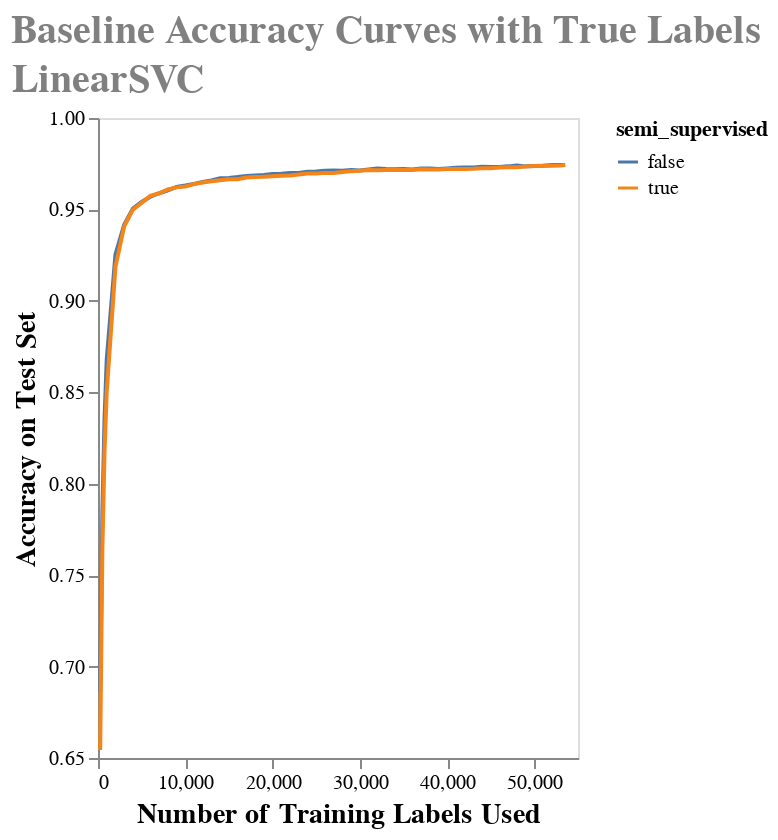

Write notebook code for a chart like this one.
### Markdown cell above
### Visualising Results Curve - Accuracy vs Number of Training Samples

### Code cell
chrts = []

semi_supervised_options_list = [False, True]

#for ssol in semi_supervised_options_list:
chrts.append(chart_results_curve(df_results.loc[(df_results['vectorizer_num_features'].isna())], model_type))
row1 = chrts[0]# + chrts[1]

super_chrt = alt.vconcat(row1).properties(
    title='Baseline Accuracy Curves with True Labels'
).configure_title(
    fontSize=20,
    anchor='start',
    color='gray'
)
super_chrt.save('super_chrt_semi_supervised.html')
super_chrt

### Figure 1 — Vega-Lite specification as saved in the notebook (floating-point values rounded to 4 significant figures)
{"usermeta": {"embedOptions": {"theme": "fivethirtyeight"}}, "config": {"view": {"continuousWidth": 400, "continuousHeight": 300}, "title": {"anchor": "start", "color": "gray", "fontSize": 20}}, "vconcat": [{"mark": "line", "encoding": {"color": {"condition": {"type": "nominal", "field": "semi_supervised", "selection": "selector001"}, "value": "lightgray"}, "tooltip": [{"type": "quantitative", "field": "samples", "format": ",.0f"}, {"type": "nominal", "field": "semi_supervised"}, {"type": "quantitative", "field": "test_accuracy", "format": ",.4f"}, {"type": "nominal", "field": "vectorizer_num_features"}, {"type": "quantitative", "field": "run_time", "format": ",.4f"}], "x": {"type": "quantitative", "axis": {"grid": false, "title": "Number of Training Labels Used", "titleFontSize": 14}, "field": "samples"}, "y": {"type": "quantitative", "axis": {"grid": false, "title": "Accuracy on Test Set", "titleFontSize": 14}, "field": "test_accuracy", "scale": {"domain": [0.65, 1.0]}}}, "height": 320, "selection": {"selector001": {"type": "multi", "fields": ["semi_supervised"]}}, "title": "LinearSVC", "width": 240}], "data": {"name": "data-be4229e878ad1cf97895ac7f69c10ecd"}, "title": "Baseline Accuracy Curves with True Labels", "$schema": "https://vega.github.io/schema/vega-lite/v4.8.1.json", "datasets": {"data-be4229e878ad1cf97895ac7f69c10ecd": [{"model_type": "LinearSVC", "vectorizer_num_features": null, "semi_supervised": false, "samples": 250, "dummy_train_accuracy": 0.3745, "dummy_test_accuracy": 0.3772, "train_accuracy": 1.0, "test_accuracy": 0.6859, "run_time": 0.023}, {"model_type": "LinearSVC", "vectorizer_num_features": null, "semi_supervised": true, "samples": 250, "dummy_train_accuracy": 0.4038, "dummy_test_accuracy": 0.4011, "train_accuracy": 0.6364, "test_accuracy": 0.6544, "run_time": 9.434}, {"model_type": "LinearSVC", "vectorizer_num_features": null, "semi_supervised": false, "samples": 500, "dummy_train_accuracy": 0.3992, "dummy_test_accuracy": 0.3896, "train_accuracy": 1.0, "test_accuracy": 0.7837, "run_time": 0.027}, {"model_type": "LinearSVC", "vectorizer_num_features": null, "semi_supervised": true, "samples": 500, "dummy_train_accuracy": 0.4038, "dummy_test_accuracy": 0.4011, "train_accuracy": 0.7173, "test_accuracy": 0.7643, "run_time": 8.925}, {"model_type": "LinearSVC", "vectorizer_num_features": null, "semi_supervised": false, "samples": 750, "dummy_train_accuracy": 0.3981, "dummy_test_accuracy": 0.3924, "train_accuracy": 1.0, "test_accuracy": 0.8356, "run_time": 0.033}, {"model_type": "LinearSVC", "vectorizer_num_features": null, "semi_supervised": true, "samples": 750, "dummy_train_accuracy": 0.4038, "dummy_test_accuracy": 0.4011, "train_accuracy": 0.774, "test_accuracy": 0.8177, "run_time": 9.073}, {"model_type": "LinearSVC", "vectorizer_num_features": null, "semi_supervised": false, "samples": 1000, "dummy_train_accuracy": 0.3946, "dummy_test_accuracy": 0.394, "train_accuracy": 1.0, "test_accuracy": 0.8679, "run_time": 0.03698}, {"model_type": "LinearSVC", "vectorizer_num_features": null, "semi_supervised": true, "samples": 1000, "dummy_train_accuracy": 0.4038, "dummy_test_accuracy": 0.4011, "train_accuracy": 0.8149, "test_accuracy": 0.8502, "run_time": 9.045}, {"model_type": "LinearSVC", "vectorizer_num_features": null, "semi_supervised": false, "samples": 2000, "dummy_train_accuracy": 0.3928, "dummy_test_accuracy": 0.3895, "train_accuracy": 1.0, "test_accuracy": 0.9253, "run_time": 0.043}, {"model_type": "LinearSVC", "vectorizer_num_features": null, "semi_supervised": true, "samples": 2000, "dummy_train_accuracy": 0.4038, "dummy_test_accuracy": 0.4011, "train_accuracy": 0.8897, "test_accuracy": 0.9186, "run_time": 9.288}, {"model_type": "LinearSVC", "vectorizer_num_features": null, "semi_supervised": false, "samples": 3000, "dummy_train_accuracy": 0.3949, "dummy_test_accuracy": 0.3917, "train_accuracy": 1.0, "test_accuracy": 0.9416, "run_time": 0.061}, {"model_type": "LinearSVC", "vectorizer_num_features": null, "semi_supervised": true, "samples": 3000, "dummy_train_accuracy": 0.4038, "dummy_test_accuracy": 0.4011, "train_accuracy": 0.9179, "test_accuracy": 0.9408, "run_time": 10.25}, {"model_type": "LinearSVC", "vectorizer_num_features": null, "semi_supervised": false, "samples": 4000, "dummy_train_accuracy": 0.3927, "dummy_test_accuracy": 0.3938, "train_accuracy": 1.0, "test_accuracy": 0.9505, "run_time": 0.09698}, {"model_type": "LinearSVC", "vectorizer_num_features": null, "semi_supervised": true, "samples": 4000, "dummy_train_accuracy": 0.4038, "dummy_test_accuracy": 0.4011, "train_accuracy": 0.9339, "test_accuracy": 0.9499, "run_time": 9.726}, {"model_type": "LinearSVC", "vectorizer_num_features": null, "semi_supervised": false, "samples": 5000, "dummy_train_accuracy": 0.3997, "dummy_test_accuracy": 0.3981, "train_accuracy": 1.0, "test_accuracy": 0.9541, "run_time": 0.101}, {"model_type": "LinearSVC", "vectorizer_num_features": null, "semi_supervised": true, "samples": 5000, "dummy_train_accuracy": 0.4038, "dummy_test_accuracy": 0.4011, "train_accuracy": 0.9427, "test_accuracy": 0.9536, "run_time": 9.191}, {"model_type": "LinearSVC", "vectorizer_num_features": null, "semi_supervised": false, "samples": 6000, "dummy_train_accuracy": 0.3959, "dummy_test_accuracy": 0.3971, "train_accuracy": 0.9998, "test_accuracy": 0.9569, "run_time": 0.133}, {"model_type": "LinearSVC", "vectorizer_num_features": null, "semi_supervised": true, "samples": 6000, "dummy_train_accuracy": 0.4038, "dummy_test_accuracy": 0.4011, "train_accuracy": 0.95, "test_accuracy": 0.9575, "run_time": 9.514}, {"model_type": "LinearSVC", "vectorizer_num_features": null, "semi_supervised": false, "samples": 7000, "dummy_train_accuracy": 0.3919, "dummy_test_accuracy": 0.3982, "train_accuracy": 0.9999, "test_accuracy": 0.9588, "run_time": 0.143}, {"model_type": "LinearSVC", "vectorizer_num_features": null, "semi_supervised": true, "samples": 7000, "dummy_train_accuracy": 0.4038, "dummy_test_accuracy": 0.4011, "train_accuracy": 0.9545, "test_accuracy": 0.9588, "run_time": 9.273}, {"model_type": "LinearSVC", "vectorizer_num_features": null, "semi_supervised": false, "samples": 8000, "dummy_train_accuracy": 0.3971, "dummy_test_accuracy": 0.3978, "train_accuracy": 0.9999, "test_accuracy": 0.9605, "run_time": 0.214}, {"model_type": "LinearSVC", "vectorizer_num_features": null, "semi_supervised": true, "samples": 8000, "dummy_train_accuracy": 0.4038, "dummy_test_accuracy": 0.4011, "train_accuracy": 0.9594, "test_accuracy": 0.9609, "run_time": 9.376}, {"model_type": "LinearSVC", "vectorizer_num_features": null, "semi_supervised": false, "samples": 9000, "dummy_train_accuracy": 0.401, "dummy_test_accuracy": 0.3978, "train_accuracy": 0.9999, "test_accuracy": 0.9623, "run_time": 0.272}, {"model_type": "LinearSVC", "vectorizer_num_features": null, "semi_supervised": true, "samples": 9000, "dummy_train_accuracy": 0.4038, "dummy_test_accuracy": 0.4011, "train_accuracy": 0.9626, "test_accuracy": 0.9621, "run_time": 10.76}, {"model_type": "LinearSVC", "vectorizer_num_features": null, "semi_supervised": false, "samples": 10000, "dummy_train_accuracy": 0.4043, "dummy_test_accuracy": 0.3984, "train_accuracy": 0.9999, "test_accuracy": 0.9631, "run_time": 0.297}, {"model_type": "LinearSVC", "vectorizer_num_features": null, "semi_supervised": true, "samples": 10000, "dummy_train_accuracy": 0.4038, "dummy_test_accuracy": 0.4011, "train_accuracy": 0.9652, "test_accuracy": 0.9625, "run_time": 10.11}, {"model_type": "LinearSVC", "vectorizer_num_features": null, "semi_supervised": false, "samples": 11000, "dummy_train_accuracy": 0.4043, "dummy_test_accuracy": 0.3993, "train_accuracy": 0.9999, "test_accuracy": 0.964, "run_time": 0.29}, {"model_type": "LinearSVC", "vectorizer_num_features": null, "semi_supervised": true, "samples": 11000, "dummy_train_accuracy": 0.4038, "dummy_test_accuracy": 0.4011, "train_accuracy": 0.9669, "test_accuracy": 0.9639, "run_time": 10.04}, {"model_type": "LinearSVC", "vectorizer_num_features": null, "semi_supervised": false, "samples": 12000, "dummy_train_accuracy": 0.4039, "dummy_test_accuracy": 0.3997, "train_accuracy": 0.9998, "test_accuracy": 0.965, "run_time": 0.296}, {"model_type": "LinearSVC", "vectorizer_num_features": null, "semi_supervised": true, "samples": 12000, "dummy_train_accuracy": 0.4038, "dummy_test_accuracy": 0.4011, "train_accuracy": 0.9684, "test_accuracy": 0.9647, "run_time": 12.34}, {"model_type": "LinearSVC", "vectorizer_num_features": null, "semi_supervised": false, "samples": 13000, "dummy_train_accuracy": 0.389, "dummy_test_accuracy": 0.3989, "train_accuracy": 0.9998, "test_accuracy": 0.9659, "run_time": 0.6534}, {"model_type": "LinearSVC", "vectorizer_num_features": null, "semi_supervised": true, "samples": 13000, "dummy_train_accuracy": 0.4038, "dummy_test_accuracy": 0.4011, "train_accuracy": 0.9703, "test_accuracy": 0.9654, "run_time": 11.42}, {"model_type": "LinearSVC", "vectorizer_num_features": null, "semi_supervised": false, "samples": 14000, "dummy_train_accuracy": 0.4042, "dummy_test_accuracy": 0.3987, "train_accuracy": 0.9999, "test_accuracy": 0.967, "run_time": 0.3509}, {"model_type": "LinearSVC", "vectorizer_num_features": null, "semi_supervised": true, "samples": 14000, "dummy_train_accuracy": 0.4038, "dummy_test_accuracy": 0.4011, "train_accuracy": 0.9721, "test_accuracy": 0.966, "run_time": 10.63}, {"model_type": "LinearSVC", "vectorizer_num_features": null, "semi_supervised": false, "samples": 15000, "dummy_train_accuracy": 0.4025, "dummy_test_accuracy": 0.3985, "train_accuracy": 0.9999, "test_accuracy": 0.9672, "run_time": 0.459}, {"model_type": "LinearSVC", "vectorizer_num_features": null, "semi_supervised": true, "samples": 15000, "dummy_train_accuracy": 0.4038, "dummy_test_accuracy": 0.4011, "train_accuracy": 0.9731, "test_accuracy": 0.9665, "run_time": 12.25}, {"model_type": "LinearSVC", "vectorizer_num_features": null, "semi_supervised": false, "samples": 16000, "dummy_train_accuracy": 0.4015, "dummy_test_accuracy": 0.3995, "train_accuracy": 0.9999, "test_accuracy": 0.9677, "run_time": 0.491}, {"model_type": "LinearSVC", "vectorizer_num_features": null, "semi_supervised": true, "samples": 16000, "dummy_train_accuracy": 0.4038, "dummy_test_accuracy": 0.4011, "train_accuracy": 0.9737, "test_accuracy": 0.9666, "run_time": 11.13}, {"model_type": "LinearSVC", "vectorizer_num_features": null, "semi_supervised": false, "samples": 17000, "dummy_train_accuracy": 0.4002, "dummy_test_accuracy": 0.3997, "train_accuracy": 0.9999, "test_accuracy": 0.9683, "run_time": 0.4326}, {"model_type": "LinearSVC", "vectorizer_num_features": null, "semi_supervised": true, "samples": 17000, "dummy_train_accuracy": 0.4038, "dummy_test_accuracy": 0.4011, "train_accuracy": 0.9751, "test_accuracy": 0.9675, "run_time": 12.18}, {"model_type": "LinearSVC", "vectorizer_num_features": null, "semi_supervised": false, "samples": 18000, "dummy_train_accuracy": 0.3976, "dummy_test_accuracy": 0.3998, "train_accuracy": 0.9999, "test_accuracy": 0.9686, "run_time": 0.469}, {"model_type": "LinearSVC", "vectorizer_num_features": null, "semi_supervised": true, "samples": 18000, "dummy_train_accuracy": 0.4038, "dummy_test_accuracy": 0.4011, "train_accuracy": 0.9761, "test_accuracy": 0.9677, "run_time": 10.25}, {"model_type": "LinearSVC", "vectorizer_num_features": null, "semi_supervised": false, "samples": 19000, "dummy_train_accuracy": 0.3988, "dummy_test_accuracy": 0.3998, "train_accuracy": 0.9999, "test_accuracy": 0.9689, "run_time": 0.606}, {"model_type": "LinearSVC", "vectorizer_num_features": null, "semi_supervised": true, "samples": 19000, "dummy_train_accuracy": 0.4038, "dummy_test_accuracy": 0.4011, "train_accuracy": 0.9769, "test_accuracy": 0.9678, "run_time": 10.16}, {"model_type": "LinearSVC", "vectorizer_num_features": null, "semi_supervised": false, "samples": 20000, "dummy_train_accuracy": 0.4005, "dummy_test_accuracy": 0.4003, "train_accuracy": 0.9999, "test_accuracy": 0.9694, "run_time": 0.563}, {"model_type": "LinearSVC", "vectorizer_num_features": null, "semi_supervised": true, "samples": 20000, "dummy_train_accuracy": 0.4038, "dummy_test_accuracy": 0.4011, "train_accuracy": 0.9777, "test_accuracy": 0.9682, "run_time": 10.21}, {"model_type": "LinearSVC", "vectorizer_num_features": null, "semi_supervised": false, "samples": 21000, "dummy_train_accuracy": 0.3985, "dummy_test_accuracy": 0.4007, "train_accuracy": 0.9999, "test_accuracy": 0.9695, "run_time": 0.555}, {"model_type": "LinearSVC", "vectorizer_num_features": null, "semi_supervised": true, "samples": 21000, "dummy_train_accuracy": 0.4038, "dummy_test_accuracy": 0.4011, "train_accuracy": 0.9785, "test_accuracy": 0.9684, "run_time": 9.896}, {"model_type": "LinearSVC", "vectorizer_num_features": null, "semi_supervised": false, "samples": 22000, "dummy_train_accuracy": 0.4034, "dummy_test_accuracy": 0.4011, "train_accuracy": 0.9999, "test_accuracy": 0.9699, "run_time": 0.772}, {"model_type": "LinearSVC", "vectorizer_num_features": null, "semi_supervised": true, "samples": 22000, "dummy_train_accuracy": 0.4038, "dummy_test_accuracy": 0.4011, "train_accuracy": 0.9791, "test_accuracy": 0.9686, "run_time": 10.1}, {"model_type": "LinearSVC", "vectorizer_num_features": null, "semi_supervised": false, "samples": 23000, "dummy_train_accuracy": 0.4038, "dummy_test_accuracy": 0.4012, "train_accuracy": 0.9999, "test_accuracy": 0.97, "run_time": 0.62}, {"model_type": "LinearSVC", "vectorizer_num_features": null, "semi_supervised": true, "samples": 23000, "dummy_train_accuracy": 0.4038, "dummy_test_accuracy": 0.4011, "train_accuracy": 0.9804, "test_accuracy": 0.9691, "run_time": 9.939}, {"model_type": "LinearSVC", "vectorizer_num_features": null, "semi_supervised": false, "samples": 24000, "dummy_train_accuracy": 0.4054, "dummy_test_accuracy": 0.4011, "train_accuracy": 0.9998, "test_accuracy": 0.9706, "run_time": 0.635}, {"model_type": "LinearSVC", "vectorizer_num_features": null, "semi_supervised": true, "samples": 24000, "dummy_train_accuracy": 0.4038, "dummy_test_accuracy": 0.4011, "train_accuracy": 0.9813, "test_accuracy": 0.9696, "run_time": 9.919}, {"model_type": "LinearSVC", "vectorizer_num_features": null, "semi_supervised": false, "samples": 25000, "dummy_train_accuracy": 0.4055, "dummy_test_accuracy": 0.401, "train_accuracy": 0.9998, "test_accuracy": 0.9708, "run_time": 0.648}, {"model_type": "LinearSVC", "vectorizer_num_features": null, "semi_supervised": true, "samples": 25000, "dummy_train_accuracy": 0.4038, "dummy_test_accuracy": 0.4011, "train_accuracy": 0.9822, "test_accuracy": 0.9696, "run_time": 9.868}, {"model_type": "LinearSVC", "vectorizer_num_features": null, "semi_supervised": false, "samples": 26000, "dummy_train_accuracy": 0.4025, "dummy_test_accuracy": 0.4009, "train_accuracy": 0.9998, "test_accuracy": 0.9711, "run_time": 0.67}, {"model_type": "LinearSVC", "vectorizer_num_features": null, "semi_supervised": true, "samples": 26000, "dummy_train_accuracy": 0.4038, "dummy_test_accuracy": 0.4011, "train_accuracy": 0.983, "test_accuracy": 0.97, "run_time": 10.79}, {"model_type": "LinearSVC", "vectorizer_num_features": null, "semi_supervised": false, "samples": 27000, "dummy_train_accuracy": 0.4027, "dummy_test_accuracy": 0.4009, "train_accuracy": 0.9999, "test_accuracy": 0.9713, "run_time": 0.698}, {"model_type": "LinearSVC", "vectorizer_num_features": null, "semi_supervised": true, "samples": 27000, "dummy_train_accuracy": 0.4038, "dummy_test_accuracy": 0.4011, "train_accuracy": 0.9837, "test_accuracy": 0.97, "run_time": 9.837}, {"model_type": "LinearSVC", "vectorizer_num_features": null, "semi_supervised": false, "samples": 28000, "dummy_train_accuracy": 0.4028, "dummy_test_accuracy": 0.401, "train_accuracy": 0.9999, "test_accuracy": 0.9711, "run_time": 0.7283}, {"model_type": "LinearSVC", "vectorizer_num_features": null, "semi_supervised": true, "samples": 28000, "dummy_train_accuracy": 0.4038, "dummy_test_accuracy": 0.4011, "train_accuracy": 0.9845, "test_accuracy": 0.9704, "run_time": 9.926}, {"model_type": "LinearSVC", "vectorizer_num_features": null, "semi_supervised": false, "samples": 29000, "dummy_train_accuracy": 0.4058, "dummy_test_accuracy": 0.4015, "train_accuracy": 0.9999, "test_accuracy": 0.9715, "run_time": 0.766}, {"model_type": "LinearSVC", "vectorizer_num_features": null, "semi_supervised": true, "samples": 29000, "dummy_train_accuracy": 0.4038, "dummy_test_accuracy": 0.4011, "train_accuracy": 0.9853, "test_accuracy": 0.9708, "run_time": 9.945}, {"model_type": "LinearSVC", "vectorizer_num_features": null, "semi_supervised": false, "samples": 30000, "dummy_train_accuracy": 0.4033, "dummy_test_accuracy": 0.4013, "train_accuracy": 0.9999, "test_accuracy": 0.9712, "run_time": 0.779}, {"model_type": "LinearSVC", "vectorizer_num_features": null, "semi_supervised": true, "samples": 30000, "dummy_train_accuracy": 0.4038, "dummy_test_accuracy": 0.4011, "train_accuracy": 0.9862, "test_accuracy": 0.9711, "run_time": 10.9}, {"model_type": "LinearSVC", "vectorizer_num_features": null, "semi_supervised": false, "samples": 31000, "dummy_train_accuracy": 0.4031, "dummy_test_accuracy": 0.4011, "train_accuracy": 0.9999, "test_accuracy": 0.9719, "run_time": 0.802}, {"model_type": "LinearSVC", "vectorizer_num_features": null, "semi_supervised": true, "samples": 31000, "dummy_train_accuracy": 0.4038, "dummy_test_accuracy": 0.4011, "train_accuracy": 0.9871, "test_accuracy": 0.9715, "run_time": 10.04}, {"model_type": "LinearSVC", "vectorizer_num_features": null, "semi_supervised": false, "samples": 32000, "dummy_train_accuracy": 0.4041, "dummy_test_accuracy": 0.4018, "train_accuracy": 0.9999, "test_accuracy": 0.9724, "run_time": 0.843}, {"model_type": "LinearSVC", "vectorizer_num_features": null, "semi_supervised": true, "samples": 32000, "dummy_train_accuracy": 0.4038, "dummy_test_accuracy": 0.4011, "train_accuracy": 0.9876, "test_accuracy": 0.9714, "run_time": 10.12}, {"model_type": "LinearSVC", "vectorizer_num_features": null, "semi_supervised": false, "samples": 33000, "dummy_train_accuracy": 0.4061, "dummy_test_accuracy": 0.4018, "train_accuracy": 0.9998, "test_accuracy": 0.9722, "run_time": 0.805}, {"model_type": "LinearSVC", "vectorizer_num_features": null, "semi_supervised": true, "samples": 33000, "dummy_train_accuracy": 0.4038, "dummy_test_accuracy": 0.4011, "train_accuracy": 0.9883, "test_accuracy": 0.9715, "run_time": 10.09}, {"model_type": "LinearSVC", "vectorizer_num_features": null, "semi_supervised": false, "samples": 34000, "dummy_train_accuracy": 0.4073, "dummy_test_accuracy": 0.4026, "train_accuracy": 0.9999, "test_accuracy": 0.972, "run_time": 0.868}, {"model_type": "LinearSVC", "vectorizer_num_features": null, "semi_supervised": true, "samples": 34000, "dummy_train_accuracy": 0.4038, "dummy_test_accuracy": 0.4011, "train_accuracy": 0.9889, "test_accuracy": 0.9716, "run_time": 11.12}, {"model_type": "LinearSVC", "vectorizer_num_features": null, "semi_supervised": false, "samples": 35000, "dummy_train_accuracy": 0.409, "dummy_test_accuracy": 0.4021, "train_accuracy": 0.9999, "test_accuracy": 0.9721, "run_time": 0.921}, {"model_type": "LinearSVC", "vectorizer_num_features": null, "semi_supervised": true, "samples": 35000, "dummy_train_accuracy": 0.4038, "dummy_test_accuracy": 0.4011, "train_accuracy": 0.9895, "test_accuracy": 0.9716, "run_time": 10.16}, {"model_type": "LinearSVC", "vectorizer_num_features": null, "semi_supervised": false, "samples": 36000, "dummy_train_accuracy": 0.4076, "dummy_test_accuracy": 0.4024, "train_accuracy": 0.9999, "test_accuracy": 0.9718, "run_time": 0.9425}, {"model_type": "LinearSVC", "vectorizer_num_features": null, "semi_supervised": true, "samples": 36000, "dummy_train_accuracy": 0.4038, "dummy_test_accuracy": 0.4011, "train_accuracy": 0.9902, "test_accuracy": 0.9715, "run_time": 10.25}, {"model_type": "LinearSVC", "vectorizer_num_features": null, "semi_supervised": false, "samples": 37000, "dummy_train_accuracy": 0.4041, "dummy_test_accuracy": 0.4018, "train_accuracy": 0.9999, "test_accuracy": 0.9724, "run_time": 0.94}, {"model_type": "LinearSVC", "vectorizer_num_features": null, "semi_supervised": true, "samples": 37000, "dummy_train_accuracy": 0.4038, "dummy_test_accuracy": 0.4011, "train_accuracy": 0.9908, "test_accuracy": 0.972, "run_time": 10.32}, {"model_type": "LinearSVC", "vectorizer_num_features": null, "semi_supervised": false, "samples": 38000, "dummy_train_accuracy": 0.4052, "dummy_test_accuracy": 0.4016, "train_accuracy": 0.9999, "test_accuracy": 0.9724, "run_time": 0.9281}, {"model_type": "LinearSVC", "vectorizer_num_features": null, "semi_supervised": true, "samples": 38000, "dummy_train_accuracy": 0.4038, "dummy_test_accuracy": 0.4011, "train_accuracy": 0.9913, "test_accuracy": 0.9718, "run_time": 11.08}, {"model_type": "LinearSVC", "vectorizer_num_features": null, "semi_supervised": false, "samples": 39000, "dummy_train_accuracy": 0.4054, "dummy_test_accuracy": 0.4015, "train_accuracy": 0.9998, "test_accuracy": 0.9721, "run_time": 1.047}, {"model_type": "LinearSVC", "vectorizer_num_features": null, "semi_supervised": true, "samples": 39000, "dummy_train_accuracy": 0.4038, "dummy_test_accuracy": 0.4011, "train_accuracy": 0.992, "test_accuracy": 0.9719, "run_time": 10.28}, {"model_type": "LinearSVC", "vectorizer_num_features": null, "semi_supervised": false, "samples": 40000, "dummy_train_accuracy": 0.4057, "dummy_test_accuracy": 0.4014, "train_accuracy": 0.9999, "test_accuracy": 0.9724, "run_time": 1.04}, {"model_type": "LinearSVC", "vectorizer_num_features": null, "semi_supervised": true, "samples": 40000, "dummy_train_accuracy": 0.4038, "dummy_test_accuracy": 0.4011, "train_accuracy": 0.9925, "test_accuracy": 0.9721, "run_time": 10.33}, {"model_type": "LinearSVC", "vectorizer_num_features": null, "semi_supervised": false, "samples": 41000, "dummy_train_accuracy": 0.4061, "dummy_test_accuracy": 0.4016, "train_accuracy": 0.9999, "test_accuracy": 0.9728, "run_time": 1.051}, {"model_type": "LinearSVC", "vectorizer_num_features": null, "semi_supervised": true, "samples": 41000, "dummy_train_accuracy": 0.4038, "dummy_test_accuracy": 0.4011, "train_accuracy": 0.9929, "test_accuracy": 0.9722, "run_time": 10.49}, {"model_type": "LinearSVC", "vectorizer_num_features": null, "semi_supervised": false, "samples": 42000, "dummy_train_accuracy": 0.4044, "dummy_test_accuracy": 0.4016, "train_accuracy": 0.9998, "test_accuracy": 0.973, "run_time": 1.12}, {"model_type": "LinearSVC", "vectorizer_num_features": null, "semi_supervised": true, "samples": 42000, "dummy_train_accuracy": 0.4038, "dummy_test_accuracy": 0.4011, "train_accuracy": 0.9937, "test_accuracy": 0.9722, "run_time": 11.07}, {"model_type": "LinearSVC", "vectorizer_num_features": null, "semi_supervised": false, "samples": 43000, "dummy_train_accuracy": 0.404, "dummy_test_accuracy": 0.4014, "train_accuracy": 0.9999, "test_accuracy": 0.9729, "run_time": 1.12}, {"model_type": "LinearSVC", "vectorizer_num_features": null, "semi_supervised": true, "samples": 43000, "dummy_train_accuracy": 0.4038, "dummy_test_accuracy": 0.4011, "train_accuracy": 0.9941, "test_accuracy": 0.9722, "run_time": 10.83}, {"model_type": "LinearSVC", "vectorizer_num_features": null, "semi_supervised": false, "samples": 44000, "dummy_train_accuracy": 0.4066, "dummy_test_accuracy": 0.4017, "train_accuracy": 0.9999, "test_accuracy": 0.9734, "run_time": 1.161}, {"model_type": "LinearSVC", "vectorizer_num_features": null, "semi_supervised": true, "samples": 44000, "dummy_train_accuracy": 0.4038, "dummy_test_accuracy": 0.4011, "train_accuracy": 0.9947, "test_accuracy": 0.9725, "run_time": 10.44}, {"model_type": "LinearSVC", "vectorizer_num_features": null, "semi_supervised": false, "samples": 45000, "dummy_train_accuracy": 0.4077, "dummy_test_accuracy": 0.4015, "train_accuracy": 0.9999, "test_accuracy": 0.9732, "run_time": 1.178}, {"model_type": "LinearSVC", "vectorizer_num_features": null, "semi_supervised": true, "samples": 45000, "dummy_train_accuracy": 0.4038, "dummy_test_accuracy": 0.4011, "train_accuracy": 0.9953, "test_accuracy": 0.9725, "run_time": 10.82}, {"model_type": "LinearSVC", "vectorizer_num_features": null, "semi_supervised": false, "samples": 46000, "dummy_train_accuracy": 0.4083, "dummy_test_accuracy": 0.4015, "train_accuracy": 0.9999, "test_accuracy": 0.9732, "run_time": 1.468}, {"model_type": "LinearSVC", "vectorizer_num_features": null, "semi_supervised": true, "samples": 46000, "dummy_train_accuracy": 0.4038, "dummy_test_accuracy": 0.4011, "train_accuracy": 0.9958, "test_accuracy": 0.9729, "run_time": 10.97}, {"model_type": "LinearSVC", "vectorizer_num_features": null, "semi_supervised": false, "samples": 47000, "dummy_train_accuracy": 0.4057, "dummy_test_accuracy": 0.4016, "train_accuracy": 0.9999, "test_accuracy": 0.9735, "run_time": 1.229}, {"model_type": "LinearSVC", "vectorizer_num_features": null, "semi_supervised": true, "samples": 47000, "dummy_train_accuracy": 0.4038, "dummy_test_accuracy": 0.4011, "train_accuracy": 0.9964, "test_accuracy": 0.973, "run_time": 10.59}, {"model_type": "LinearSVC", "vectorizer_num_features": null, "semi_supervised": false, "samples": 48000, "dummy_train_accuracy": 0.4081, "dummy_test_accuracy": 0.4018, "train_accuracy": 0.9999, "test_accuracy": 0.974, "run_time": 1.245}, {"model_type": "LinearSVC", "vectorizer_num_features": null, "semi_supervised": true, "samples": 48000, "dummy_train_accuracy": 0.4038, "dummy_test_accuracy": 0.4011, "train_accuracy": 0.997, "test_accuracy": 0.973, "run_time": 10.62}, {"model_type": "LinearSVC", "vectorizer_num_features": null, "semi_supervised": false, "samples": 49000, "dummy_train_accuracy": 0.4059, "dummy_test_accuracy": 0.4016, "train_accuracy": 0.9998, "test_accuracy": 0.9735, "run_time": 1.229}, {"model_type": "LinearSVC", "vectorizer_num_features": null, "semi_supervised": true, "samples": 49000, "dummy_train_accuracy": 0.4038, "dummy_test_accuracy": 0.4011, "train_accuracy": 0.9975, "test_accuracy": 0.9735, "run_time": 11.5}, {"model_type": "LinearSVC", "vectorizer_num_features": null, "semi_supervised": false, "samples": 50000, "dummy_train_accuracy": 0.4074, "dummy_test_accuracy": 0.4013, "train_accuracy": 0.9999, "test_accuracy": 0.9738, "run_time": 1.31}, {"model_type": "LinearSVC", "vectorizer_num_features": null, "semi_supervised": true, "samples": 50000, "dummy_train_accuracy": 0.4038, "dummy_test_accuracy": 0.4011, "train_accuracy": 0.998, "test_accuracy": 0.9737, "run_time": 10.61}, {"model_type": "LinearSVC", "vectorizer_num_features": null, "semi_supervised": false, "samples": 51000, "dummy_train_accuracy": 0.4046, "dummy_test_accuracy": 0.4015, "train_accuracy": 0.9999, "test_accuracy": 0.9739, "run_time": 1.305}, {"model_type": "LinearSVC", "vectorizer_num_features": null, "semi_supervised": true, "samples": 51000, "dummy_train_accuracy": 0.4038, "dummy_test_accuracy": 0.4011, "train_accuracy": 0.9986, "test_accuracy": 0.9739, "run_time": 10.88}, {"model_type": "LinearSVC", "vectorizer_num_features": null, "semi_supervised": false, "samples": 52000, "dummy_train_accuracy": 0.406, "dummy_test_accuracy": 0.4011, "train_accuracy": 0.9999, "test_accuracy": 0.9743, "run_time": 1.393}, {"model_type": "LinearSVC", "vectorizer_num_features": null, "semi_supervised": true, "samples": 52000, "dummy_train_accuracy": 0.4038, "dummy_test_accuracy": 0.4011, "train_accuracy": 0.999, "test_accuracy": 0.9739, "run_time": 10.95}, {"model_type": "LinearSVC", "vectorizer_num_features": null, "semi_supervised": false, "samples": 53000, "dummy_train_accuracy": 0.4057, "dummy_test_accuracy": 0.4014, "train_accuracy": 0.9998, "test_accuracy": 0.9743, "run_time": 1.643}, {"model_type": "LinearSVC", "vectorizer_num_features": null, "semi_supervised": true, "samples": 53000, "dummy_train_accuracy": 0.4038, "dummy_test_accuracy": 0.4011, "train_accuracy": 0.9996, "test_accuracy": 0.974, "run_time": 10.64}, {"model_type": "LinearSVC", "vectorizer_num_features": null, "semi_supervised": false, "samples": 53531, "dummy_train_accuracy": 0.4038, "dummy_test_accuracy": 0.4011, "train_accuracy": 0.9999, "test_accuracy": 0.9743, "run_time": 1.442}, {"model_type": "LinearSVC", "vectorizer_num_features": null, "semi_supervised": true, "samples": 53531, "dummy_train_accuracy": 0.4038, "dummy_test_accuracy": 0.4011, "train_accuracy": 0.9999, "test_accuracy": 0.9743, "run_time": 10.71}]}}
